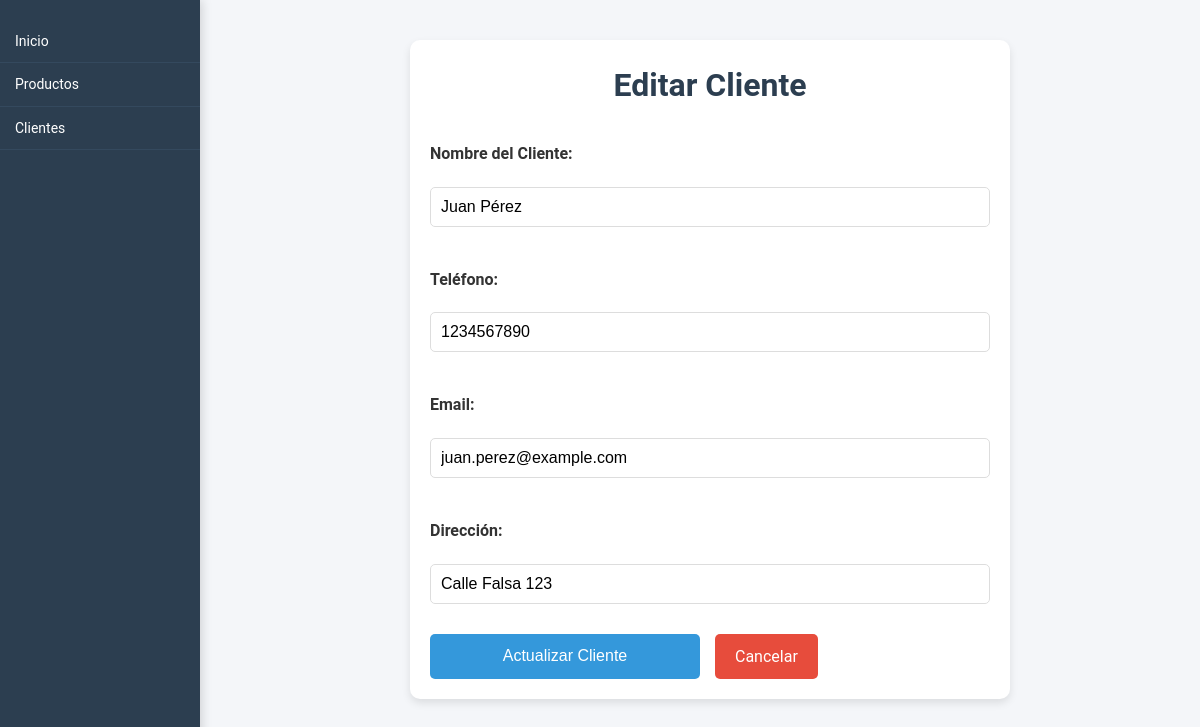
Page /clientes/editar_cliente.php?id=1 on the committed database.
### tables this page shows
CREATE TABLE `clientes` (
  `ID_Cliente` int(11) NOT NULL,
  `Nombre` varchar(100) DEFAULT NULL,
  `Contacto` varchar(100) DEFAULT NULL,
  `Telefono` varchar(15) DEFAULT NULL,
  `Direccion` varchar(255) DEFAULT NULL
);

### clientes/editar_cliente.php (the view, shortened to what this page needs)
<?php
include '../includes/conexion.php';
if (isset($_GET['id'])) {
    $id_cliente = $_GET['id'];
    $query = "SELECT * FROM clientes WHERE ID_Cliente = $id_cliente";
    $result = mysqli_query($conexion, $query);
    $cliente = mysqli_fetch_assoc($result);
}
?>
<!DOCTYPE html>
<html lang="es">
<head>
    <link rel="stylesheet" href="../assets/css/styles.css">
</head>
<body>
    <div class="sidebar">
        <a href="../index.php">Inicio</a>
        <a href="../productos/productos.php">Productos</a>
        <a href="../clientes/clientes.php">Clientes</a>
    </div>
    <div class="main-content">
        <div class="container">
            <h1>Editar Cliente</h1>
            <?php if (isset($cliente)): ?>
                <form method="POST" action="">
                    <label for="nombre">Nombre del Cliente:</label>
                    <input type="text" name="nombre" id="nombre" value="<?php echo htmlspecialchars($cliente['Nombre']); ?>" required>
                    <label for="telefono">Teléfono:</label>
                    <input type="text" name="telefono" id="telefono" value="<?php echo htmlspecialchars($cliente['Telefono']); ?>" required>
                    <label for="email">Email:</label>
                    <input type="email" name="email" id="email" value="<?php echo htmlspecialchars($cliente['Contacto']); ?>" required>
                    <label for="direccion">Dirección:</label>
                    <input type="text" name="direccion" id="direccion" value="<?php echo htmlspecialchars($cliente['Direccion']); ?>" required>
                    <button type="submit">Actualizar Cliente</button>
                    <a href="clientes.php" class="btn-cancel">Cancelar</a>
                </form>
            <?php else: ?>
                <p>Cliente no encontrado.</p>
            <?php endif; ?>
        </div>
    </div>
</body>
</html>

### assets/css/styles.css (style rules this page uses)
* { margin: 0; padding: 0; box-sizing: border-box; }
body { font-family: 'Roboto', sans-serif; background-color: #f5f7fa; color: #2c3e50; line-height: 1.6; }
.container { width: 90%; margin: 30px auto; background-color: #ffffff; padding: 25px; border-radius: 12px; box-shadow: 0 6px 12px rgba(0, 0, 0, 0.1); overflow: hidden; }
h1, h2, h3 { color: #34495e; text-align: center; margin-bottom: 20px; font-weight: bold; }
h1 { font-size: 2rem; margin-bottom: 20px; }
.sidebar { width: 250px; position: fixed; top: 0; left: 0; height: 100%; background-color: #2c3e50; padding-top: 30px; box-shadow: 2px 0 10px rgba(0, 0, 0, 0.15); z-index: 1000; transition: width 0.3s ease-in-out; }
.sidebar a { color: #ecf0f1; display: block; padding: 15px 20px; text-decoration: none; font-size: 16px; border-bottom: 1px solid #34495e; transition: background-color 0.3s ease, padding-left 0.3s ease; }
.main-content { margin-left: 270px; padding: 30px; }
button, .btn { background-color: #3498db; color: #ffffff; border: none; padding: 10px 20px; font-size: 16px; border-radius: 5px; cursor: pointer; transition: background-color 0.3s ease, transform 0.2s ease; }
.btn-cancel { background-color: #e74c3c; }
form { margin-top: 20px; display: flex; flex-wrap: wrap; gap: 15px; }
form input, form select, form button { width: calc(50% - 10px); padding: 10px; border-radius: 5px; border: 1px solid #ddd; font-size: 16px; }

### clientes/editar_cliente.php (style rules this page uses)
body { font-family: 'Roboto', sans-serif; background-color: #f4f6f9; color: #333; margin: 0; display: flex; flex-direction: column; min-height: 100vh; }
.sidebar { position: fixed; width: 200px; height: 100%; background-color: #2c3e50; color: #fff; padding-top: 20px; }
.sidebar a { display: block; padding: 10px 15px; color: #fff; text-decoration: none; font-size: 14px; transition: 0.3s; }
.main-content { margin-left: 220px; padding: 20px; flex: 1; }
.container { max-width: 600px; margin: 20px auto; padding: 20px; background-color: #fff; border-radius: 10px; box-shadow: 0 4px 8px rgba(0, 0, 0, 0.1); }
h1 { text-align: center; color: #2c3e50; margin-bottom: 20px; }
form label { display: block; font-weight: bold; margin: 10px 0 5px; }
form input { width: 100%; padding: 10px; border: 1px solid #ddd; border-radius: 5px; margin-bottom: 15px; }
form button, .btn-cancel { display: inline-block; padding: 10px 20px; border: none; border-radius: 5px; text-align: center; font-size: 16px; text-decoration: none; cursor: pointer; }
form button { background-color: #3498db; color: #fff; }
.btn-cancel { background-color: #e74c3c; color: #fff; }

### rows in the picture
clientes: nombre "Juan Pérez", telefono "1234567890", email "juan.perez@example.com", direccion "Calle Falsa 123"
